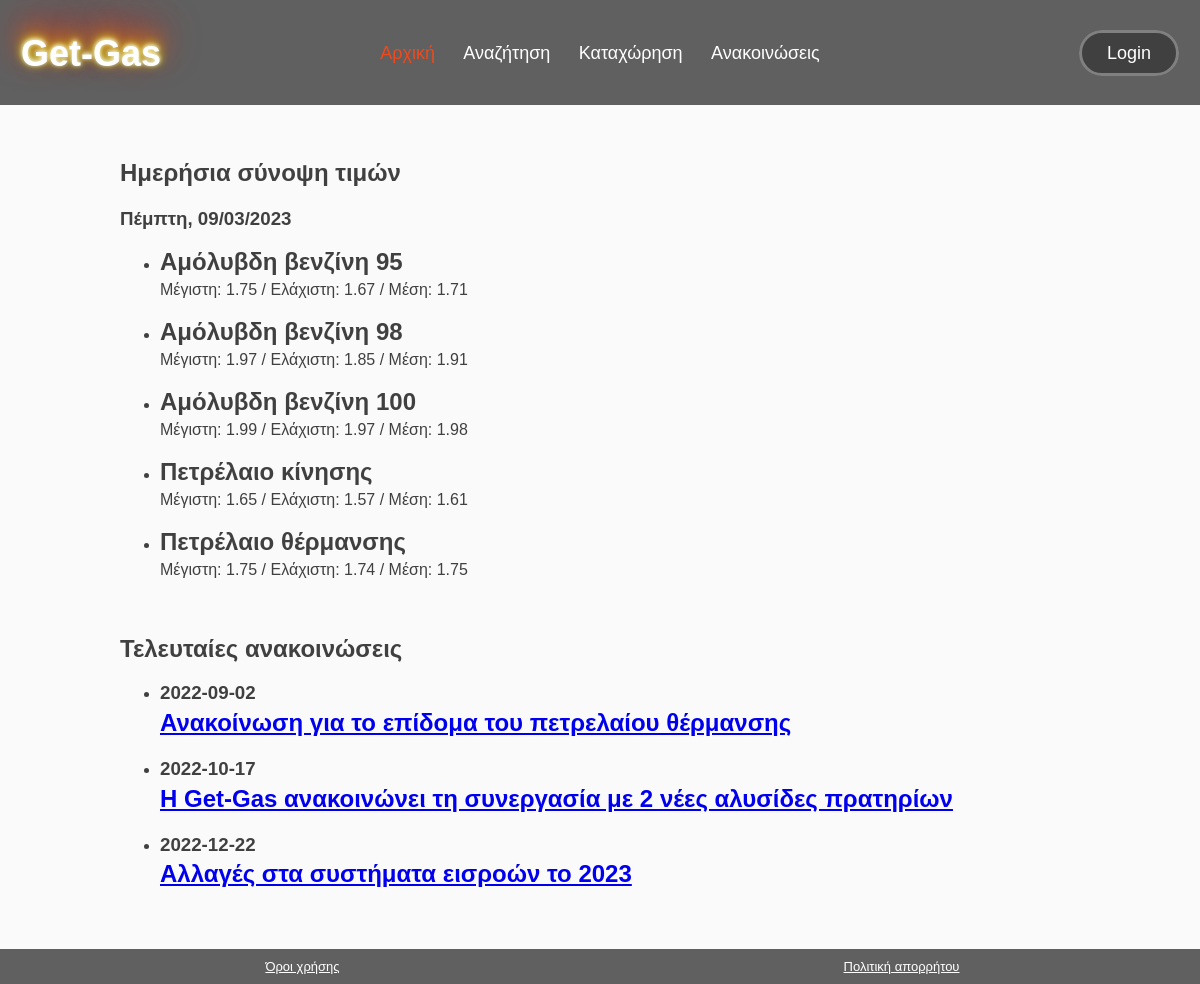
/home/, run on the app's committed database.
### tables this page shows
CREATE TABLE IF NOT EXISTS `menu` (
  `id_menu` int NOT NULL AUTO_INCREMENT,
  `title_menu` varchar(255) DEFAULT NULL,
  `controller_menu` varchar(255) DEFAULT NULL,
  `menu_access` int NOT NULL,
  PRIMARY KEY (`id_menu`)
);

CREATE TABLE IF NOT EXISTS `kausimo` (
  `id_kausimou` int NOT NULL AUTO_INCREMENT,
  `tipos_kausimou` varchar(255) DEFAULT NULL,
  PRIMARY KEY (`id_kausimou`)
);

CREATE TABLE IF NOT EXISTS `anakoinosis` (
  `id_anakoinosis` int NOT NULL AUTO_INCREMENT,
  `date_anakoinosis` date NOT NULL,
  `title_anakoinosis` varchar(255) DEFAULT NULL,
  `text_anakoinosis` varchar(10000) DEFAULT NULL,
  PRIMARY KEY (`id_anakoinosis`)
);

### app/Controllers/Home.php (called while the page is built, shortened)
<?php
    class Home {
        public function index($data = []) {
            $data['title'] = 'Κεντρική Σελιδα';
            $menu = new Menu;
            $data['menu-items'] = $menu->find_all_data_from_db();
            $kausimo = new Kausimo;
            $data['kausimo'] = $kausimo->find_all_data_from_db();
            $prosfores = new prosfores;
            $avg = $prosfores->get_avg_from_db('id_kausimou', 'price_prosforas', 'ending_date_prosforas');
            $min_max = $prosfores->get_min_and_max_from_db('id_kausimou', 'price_prosforas', 'ending_date_prosforas');
            $data['avg'] = $avg;
            $data['min_max'] = $min_max;
            $a = new Anakoinoseis;
            $data['anakoinoseis'] = $a->find_all_data_from_db();
            $this->view('home', $data);
        }
    }

### app/Core/App.php (called while the page is built, shortened)
<?php
    class App{
        private $method = 'index';
        public function __construct()
        {
            $url = $this->splitURL();
            $filename = "../app/Controllers/" . ucfirst($url[0]) . ".php";
            if (file_exists($filename)){
                unset($url[0]);
            }else {
                $this->controller = "_404";
                require "../app/Controllers/_404.php";
            }
            $controller = new $this->controller;
            call_user_func_array([$controller, $this->method], [$url]);
        }
        private function splitURL() {
            if (empty($_GET['url'])) {
                redirect('home');
            }else {
                $url = $_GET['url'];
                return (explode('/', filter_var(trim($url, "/"), FILTER_SANITIZE_URL)));
            }
        }
    }

### public/index.php (called while the page is built, shortened)
<?php
    $app = new App;

### app/Core/Database.php (called while the page is built, shortened)
<?php
    trait Database {
        private $pdo;
        private function connect() {
            if (!$this->pdo) {
                try {
                    $string = "mysql:host=" . DB_HOST . ";dbname=" . DB_NAME;
                    $this->pdo = new PDO($string, DB_USER, DB_PASS);
                    $this->pdo->setAttribute(PDO::ATTR_ERRMODE, PDO::ERRMODE_EXCEPTION);
                } catch (PDOException $e) {
                    throw new Exception("Database connection failed: " . $e->getMessage());
                }
            }
            return $this->pdo;
        }
        public function query($query, $query_data = []) {
            $start_time = microtime(true);
            $con = $this->connect();
            try {
                $stm = $con->prepare($query);
                $check = $stm->execute($query_data);
                $result = $stm->fetchAll(PDO::FETCH_OBJ);
                return $result;
            } catch (PDOException $e) {
                throw new Exception("Query execution failed: " . $e->getMessage());
            } finally {
                $end_time = microtime(true);
                $execution_time = ($end_time - $start_time) * 1000;
                $log_message = $query . " [" . number_format($execution_time, 2) . " ms]";
                error_log($log_message);
            }
        }
    }

### app/Core/Model.php (called while the page is built, shortened)
<?php
    trait Model{
        public function find_all_data_from_db() {
            $query = "SELECT * FROM $this->db_table ORDER BY $this->order_col $this->order_type limit $this->limit offset $this->offset";
            return $this->query($query);
        }
        public function get_min_and_max_from_db($item_table, $item, $arg) {
            $query = "SELECT $item_table, MIN($item) as min_price, MAX($item) as max_price FROM $this->db_table WHERE $arg >= CURDATE() GROUP BY $item_table";
            return $this->query($query);
        }
        public function get_avg_from_db($item_table, $item, $arg) {
            $query = "SELECT $item_table, AVG($item) as avg FROM $this->db_table WHERE $arg >= CURDATE() GROUP BY $item_table";
            return $this->query($query);
        }
    }

### app/Core/functions.php (called while the page is built, shortened)
<?php
    function check_if_current_page($m) {
        $current_page = basename($_SERVER['REQUEST_URI']);
        if ($current_page == $m) {
            return true;
        }
        return false;
    }
    function get_day_and_date(){
        $english_days = array('Sunday', 'Monday', 'Tuesday', 'Wednesday', 'Thursday', 'Friday', 'Saturday');
        $greek_days = array('Κυριακή', 'Δευτέρα', 'Τρίτη', 'Τεττάρτη', 'Πέμπτη', 'Παρασκευή', 'Σάββατο');
        $current_day = str_replace($english_days, $greek_days, date('l'));
        return $current_day . ", " . date("d/m/Y");
    }

### app/Views/home.view.php (the view, shortened to what this page needs)
<section id="index-daily-prices">
    <div class="container">
        <h1>Ημερήσια σύνοψη τιμών</h1>
        <h3><?=get_day_and_date()?></h3>
        <ul>
            <?php for ($i=0; $i<count($data['kausimo']); $i++) : ?>
				<li>
					<h2><?=$data['kausimo'][$i]->tipos_kausimou?></h2>
                    <?php if (!empty($data['min_max'][$i])) : ?>
                        <p id="price-gas95">Μέγιστη: <?=$data['min_max'][$i]->max_price?> / Ελάχιστη: <?=$data['min_max'][$i]->min_price?> / Μέση: <?=number_format($data['avg'][$i]->avg, 2)?></p>
                    <?php else:?>
                        <p id="price-gas95">Μέγιστη: - / Ελάχιστη: - / Μέση: -</p>
                    <?php endif;?>
                </li>
			<?php endfor;?>
		</ul>
	</div>
</section>
<section id="index-latest-announcements" class="last-section-before-footer">
    <div class="container">
	    <h1>Τελευταίες ανακοινώσεις</h1>
        <ul>
            <?php for ($i=0; $i<count($data['anakoinoseis']); $i++) : ?>
                <li>
                    <h3><?=$data['anakoinoseis'][$i]->date_anakoinosis?></h3>
                    <h2><a href="announcements#<?=$data['anakoinoseis'][$i]->date_anakoinosis?>"><?=$data['anakoinoseis'][$i]->title_anakoinosis?></a></h2>
                </li>
            <?php endfor;?>
        </ul>
    </div>
</section>

### app/Views/includes/header.php (shortened to what this page needs)
<!DOCTYPE html>
<html>
	<head>
		<link rel="stylesheet" type="text/css" href="<?=ROOT?>/assets/css/style.css">
	</head>
	<body>
		<header id="main-header">
			<table id="logo-nav-login">
				<tbody>
					<tr>
						<td>
							<h1 id="branding"><a href="<?=URL?>home">Get-Gas</a></h1>
						</td>
						<td>
							<nav>
								<ul>
									<?php
										for ($i=0; $i<count($data['menu-items']); $i++) {
											if (check_if_current_page($data['menu-items'][$i]->controller_menu)) : ?>
												<li class="current"><a href="<?=URL?><?=$data['menu-items'][$i]->controller_menu?>"><?=$data['menu-items'][$i]->title_menu?></a></li>
											<?php else :?>
												<li><a href="<?=URL?><?=$data['menu-items'][$i]->controller_menu?>"><?=$data['menu-items'][$i]->title_menu?></a></li>
											<?php endif;?>
										<?php
										}
									?>
								</ul>
							</nav>
						</td>
						<td>
							<?php if (!empty($_SESSION['user_data'])) : ?>
								<span id="login"><a class="button" href="<?=URL?>logout">Logout</a></span>
							<?php else :?>
								<span id="login"><a class="button" href="<?=URL?>login">Login</a></span>
							<?php endif ;?>
						</td>
					</tr>
				</tbody>
			</table>
		</header>

### public/assets/css/style.css (style rules this page uses)
body { background-color: #fafafa; color: #404040; font-family: Arial, Helvetica, sans-serif; font-size: 16px; line-height: 1.6em; margin: 0px; padding: 0px; }
.container { width: 80%; margin: auto; overflow: hidden; }
.button { text-decoration: none; color: white; background-color: #404040; padding: 10px 25px; border: 3px; border-color: gray; border-style: solid; border-radius: 30px; }
.last-section-before-footer { margin-bottom: 60px; }
#main-header { padding-top: 1em; padding-bottom: 0.8em; overflow: hidden; background-color: #606060; color: white; margin-bottom: 10px }
#logo-nav-login { width: 100%; text-align: center; border-collapse: collapse; }
#logo-nav-login tbody td:nth-child(1) { text-align: left; width: 20%; min-width: 164px; }
#logo-nav-login tbody td:nth-child(2) { text-align: center; width: 60%; }
#logo-nav-login tbody td:nth-child(3) { text-align: right; width: 20%; }
#branding { padding-left: 20px; font-size: 36px; text-shadow: 0 -1px 4px #ffffff, 0 -2px 10px #ffff00, 0 -10px 20px #ff8000, 0 -18px 40px #ff0000; }
#branding a { color: white; text-decoration: none; }
#main-header nav ul { margin: 0px; padding: 0px; }
#main-header li { display: inline; padding-left: 12px; padding-right: 12px; }
#main-header nav a { color: white; text-decoration: none; font-size: 18px; }
#main-header .current a { color: #f0491b; }
#main-header #login { padding-top: 0em; float: right; padding-right: 20px; font-size: 18px; }
#index-daily-prices ul h2 { margin: 0px; padding: 0px 0px 8px 0px; line-height: 1em; }
#index-daily-prices ul p { margin: 0px; padding: 0px 0px 22px 0px; line-height: 1em; }
#index-latest-announcements ul li h3 { margin: 0px; padding: 0px 0px 8px 0px; line-height: 1em; }
#index-latest-announcements ul li h2 { margin: 0px; padding: 0px 0px 22px 0px; line-height: 1em; }

### data on the page
menu: title_menu "Αρχική"
menu: title_menu "Αναζήτηση"
menu: title_menu "Καταχώρηση"
menu: title_menu "Ανακοινώσεις"
kausimo: tipos_kausimou "Αμόλυβδη βενζίνη 95"
kausimo: tipos_kausimou "Αμόλυβδη βενζίνη 98"
kausimo: tipos_kausimou "Αμόλυβδη βενζίνη 100"
kausimo: tipos_kausimou "Πετρέλαιο κίνησης"
kausimo: tipos_kausimou "Πετρέλαιο θέρμανσης"
anakoinosis: date_anakoinosis "2022-09-02", title_anakoinosis "Ανακοίνωση για το επίδομα του πετρελαίου θέρμανσης"
anakoinosis: date_anakoinosis "2022-10-17", title_anakoinosis "Η Get-Gas ανακοινώνει τη συνεργασία με 2 νέες αλυσίδες πρατηρίων"
anakoinosis: date_anakoinosis "2022-12-22", title_anakoinosis "Αλλαγές στα συστήματα εισροών το 2023"

### other printed values
get_day_and_date() "Πέμπτη, 09/03/2023"
$data['min_max'][$i]->max_price "1.75"
$data['min_max'][$i]->min_price "1.67"
$data['avg'][$i]->avg "1.71"
$data['min_max'][$i]->max_price "1.97"
$data['min_max'][$i]->min_price "1.85"
$data['avg'][$i]->avg "1.91"
$data['min_max'][$i]->max_price "1.99"
$data['min_max'][$i]->min_price "1.97"
$data['avg'][$i]->avg "1.98"
$data['min_max'][$i]->max_price "1.65"
$data['min_max'][$i]->min_price "1.57"
$data['avg'][$i]->avg "1.61"
$data['min_max'][$i]->min_price "1.74"
$data['avg'][$i]->avg "1.75"
